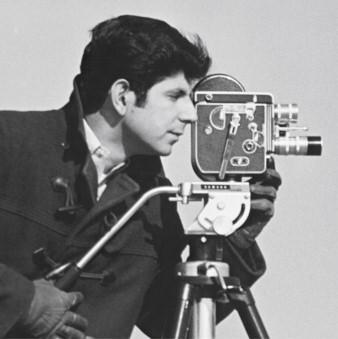
#> input picture computerVision2023/clases/imagenes/cameraman_face.jpg, 338 x 339 px, found by its file name
$ jupyter execute --allow-errors parallelize.ipynb   (shell and % lines are left out)
#> lines starting #> are read from the running program, lines starting #| are printed output that depends on the picture
### computerVision2023/clases/cvlib.py
import matplotlib.pyplot as plt
import numpy as np
import cv2 as cv
import os

# [18 lines left out: function hist, not called in this run]

def imgview(img, filename = None, k = 13):
    fig,ax1 = plt.subplots(figsize=(k,k))

    if len(img.shape)==2:
        ax1.imshow(img, vmin=0, vmax=255, cmap='gray')
    else:
        ax1.imshow(img)
    plt.axis('off')

    if filename != None:
        plt.savefig(filename)

    plt.show()

# [102 lines left out: functions imgcmp, imgcdf, imgeq, imgnorm, not called in this run]

### computerVision2023/clases/parallelize.ipynb
[cell 1]
import sys ; sys.path.append("../") # osx
import cvlib

[cell 2]
import cv2 as cv
import matplotlib.pyplot as plt

import numpy as np
from time import time

[cell 3]
img = cv.imread('C:/GitHub/pythonPrograms/computerVision2023/clases/imagenes/cameraman_face.jpg', cv.IMREAD_GRAYSCALE)
#> img: shape (339, 338); min 24, max 255, mean 133.5
#img = cv.imread('../im/Border Checkpoint Between Nepal & China.jpg', cv.IMREAD_GRAYSCALE)
img = cv.GaussianBlur(img,(5,5),0)
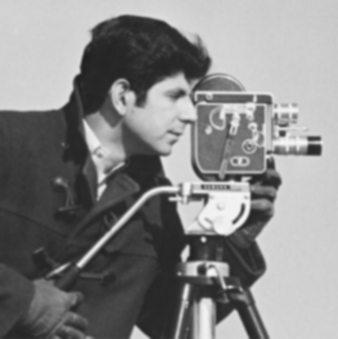
#> img: shape (339, 338); min 30, max 246, mean 133.5
img.shape
#> Out = (339, 338)

[cell 4]
def build_blocks(img, n, m, verbose=False):
    """ Split an image into n,m blocks.
    Args:
        img (numpy.array): Image to split
        n (int): Number of row elements in mosaic
        m (int): Number of col elements in mosaic
    """
#> called with n = 2, m = 4, verbose = True

    assert len(img.shape)==2 #only grayscale images
    assert type(n) == int
    assert type(m) == int

    r, c = img.shape
#> r = 339; c = 338

    pixels_per_row = r//n
#> pixels_per_row = 169
    pixels_per_col = c//m
#> pixels_per_col = 84

    pixels_mod_rows = r%n
#> pixels_mod_rows = 1
    pixels_mod_cols = c%m
#> pixels_mod_cols = 2

    if verbose:
        print(pixels_per_row,pixels_per_col)
#| 169 84
        print(pixels_mod_rows,pixels_mod_cols)
#| 1 2

    images = []
    for i in range(n):
        row = []
        # check if last row
        if i==n-1:
            r_mod = pixels_mod_rows
        else:
            r_mod = 0

        for j in range(m):
            # check if last col
            if j==m-1:
                c_mod = pixels_mod_cols
            else:
                c_mod = 0

            I = i*pixels_per_row
            I_ = I + pixels_per_row + r_mod

            J = j*pixels_per_col
            J_ = J + pixels_per_col + c_mod

            block = img[I:I_, J:J_]
            row.append(block)

        images.append(row)
#> after the loop, images = 2 items

    return images


n = 2
m = 4
blocks = build_blocks(img,n,m,verbose=True)
#> blocks = 2 items

[cell 5]
t = 0
for i in range(n):
    for j in range(m):
        print("{0},{1} : {2}".format(i,j,blocks[i][j].shape))
        t += blocks[i][j].shape[0]*blocks[i][j].shape[1]
#> after the loop, t = 114582

# validate number of pixels
t == img.shape[0]*img.shape[1]
#> Out = True

[cell 6]
blocks_list = []
for sublist in blocks:
    for item in sublist:
        blocks_list.append(item)
#> this loop made 2 passes
#> after the loop, blocks_list = 8 items

[cell 7]
def mosaicview(blocks_list, n, m, filename=None):
    """
    """
#> called with n = 2, m = 4
    fig, axs = plt.subplots(n, m, figsize=(30, 30))
    axs = axs.flatten()
    for img, ax in zip(blocks_list, axs):
        ax.imshow(img, cmap=plt.cm.gray, vmin=0, vmax=255)
        ax.axis('off')
        plt.subplots_adjust(right=0.4, top=0.4)
#> this loop made 8 passes

    if filename != None:
        plt.savefig(filename, dpi=200, bbox_inches='tight')
    plt.show()
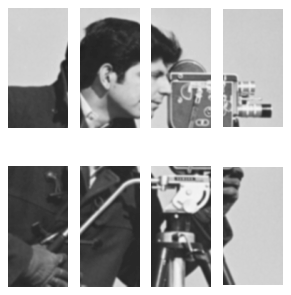
#> figure drawn by matplotlib, 8 panels


mosaicview(blocks_list,n,m)

[cell 8]
def apply_kernel_naive(img, kernel, queue=None):
    k_r, k_c = kernel.shape

    filtered = np.zeros_like(img,dtype=np.int32)

    R = k_r//2
    r, c = img.shape
#> r = 170; c = 84

    for i in range(R,r-R):
        for j in range(R,c-R):
            n = img[i-R:i+R+1, j-R:j+R+1]
            t = 0
            # apply kernel
            for x in range(k_r):
                for y in range(k_c):
                        t += n[x,y]*kernel[x,y]

            filtered[i,j] = t
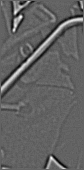
#> filtered: shape (170, 84) int32; min -91, max 143, mean -0.2; drawn with min black and max white

    normalized = cv.normalize(filtered, 0, 255, cv.NORM_MINMAX)
    normalized_uint8 = normalized.astype(np.uint8)
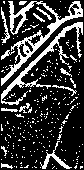
#> normalized_uint8: shape (170, 84); min 0, max 255, mean 58.1

    if queue == None:
        return normalized_uint8
    else:
        queue.put(normalized_uint8)


laplacian_k8 = np.array([[-1,-1,-1],
                        [-1, 8,-1],
                        [-1,-1,-1]])

laplacian_k = np.array([[ 0,-1, 0],
                        [-1, 4,-1],
                        [ 0,-1, 0]])

res = apply_kernel_naive(blocks[1][1],laplacian_k8)
cvlib.imgview(res)

# MULTIPROCESSING
Use the multiprocessing package to launch processes for each tile

[cell 9]
# import multiprocessing as mp -- needs target function out of __main__ in jupyter notebook
import multiprocess as mp
import psutil

[cell 10]
print(psutil.cpu_count(logical=False), psutil.cpu_count(logical=True))

#> (a cell that did not finish here is left out)

[cell 12]
# Measure exec time
start_time = time()

#> (the rest of this cell did not finish here and is left out)

#> (a cell that did not finish here is left out)

[cell 14]
# Measure exec time
start_time = time()

img_lappacian = apply_kernel_naive(img,laplacian_k8)
#> after the loop in apply_kernel_naive (call 2), `for i in range(R,r-R):`:
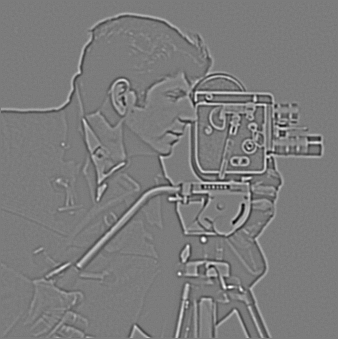
#> filtered: shape (339, 338) int32; min -200, max 211, mean 0; drawn with min black and max white
#> in apply_kernel_naive (call 2), `normalized_uint8 = normalized.astype(np.uint8)`:
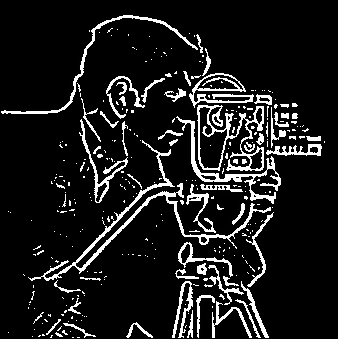
#> normalized_uint8: shape (339, 338); min 0, max 255, mean 27.7

print('-----------------------------------------------')
print(f'Executed in {time()- start_time} S.')
print('-----------------------------------------------')

[cell 15]
cvlib.imgview(img_lappacian)
